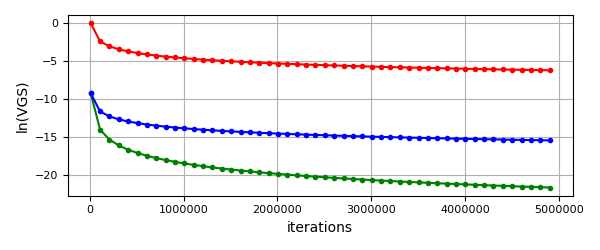

This chart was generated by the following Python code:
import numpy as np
from strategy import Strategy
import utils
import matplotlib.pyplot as plt
import multiprocessing

processes = 40
size = 16
iters = 10 * 10 ** 4
rate = 10 ** -4

init_strategy = utils.randomize_mixed_strategy(size)
vertex_payoff = utils.randomize_payoff_vector(size)


def approximation(x):
    strategy = Strategy(init_strategy, vertex_payoff, iters=x, rate=rate, log=False)
    strategy.FPI()
    vgs = strategy.vertex_gain.sum()
    gamma = strategy.gamma
    return np.log(vgs), np.log(gamma), np.log(gamma / vgs)


np.random.seed()
worker_pool = multiprocessing.Pool(processes=processes)
xs = np.linspace(10 ** 4, 500 * 10 ** 4, 50, endpoint=False)
results_l = [worker_pool.apply_async(approximation, (int(x),)).get() for x in xs]

fig, ax = plt.subplots(1, 1, figsize=(6, 2.5))
# xs = [np.log(x) for x in xs]
vertex_gain_a = [i[0] for i in results_l]
gamma_a = [i[1] for i in results_l]
steps_a = [i[2] for i in results_l]
ax.plot(xs, vertex_gain_a, marker='.', color='red', alpha=1, zorder=2)
ax.plot(xs, gamma_a, marker='.', color='green', alpha=1, zorder=2)
ax.plot(xs, steps_a, marker='.', color='blue', alpha=1, zorder=2)
ax.set_xlabel('iterations')
ax.set_ylabel('ln(VGS)')
ax.tick_params(labelsize=8)

plt.grid(True)
plt.tight_layout()
plt.savefig('approximation_by_iterations.png')
plt.show()
